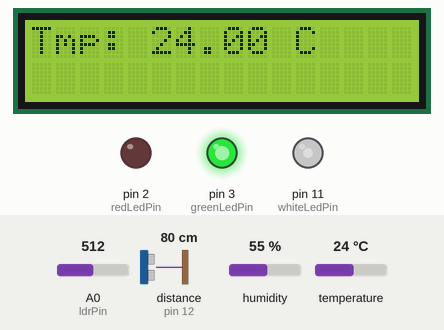
A sketch run on a simulated Arduino Uno, built with avr-gcc and run on an emulated ATmega328P. Shown: 16×2 character LCD, output pins drawn as LEDs (lit = HIGH). Wiring (inferred from the names in the program): ultrasonic range finder: trigger pin 13; echo pin 12. The test bench sets the inputs (shaded band); at power-on: distance to the obstacle (sensor on pin 12) 80 cm, A0 (ldrPin) = 512, temperature 24 °C, humidity 55 %. The echo pulse lasts 58.3 µs per cm; pins used as bus, display or sensor lines are not drawn; what the sketch prints to the serial monitor is not drawn.

Above: at 1.2 s.
1.3 s: distance to the obstacle (sensor on pin 12) set to 9 cm
7.5 s: distance to the obstacle (sensor on pin 12) set to 5 cm
At 7.8 s:
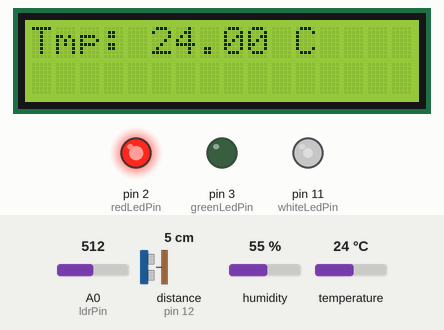
9.0 s: A0 (ldrPin) set to 992
At 11.2 s:
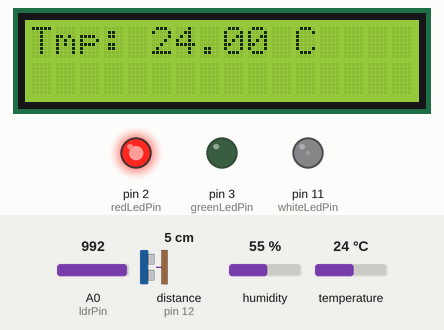
11.5 s: A0 (ldrPin) set to 30
At 13.7 s:
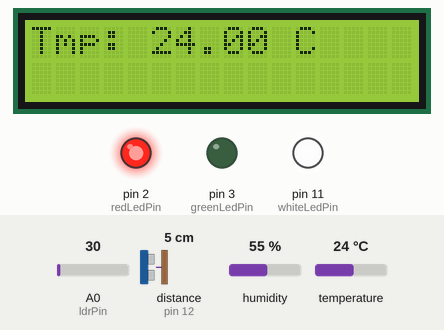
14.0 s: temperature set to 5 °C
At 15.8 s:
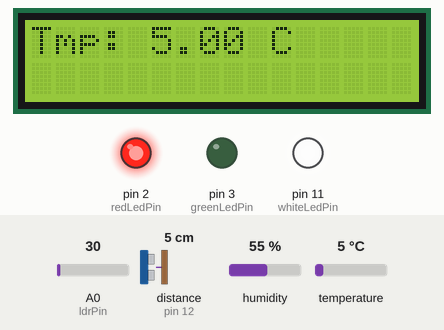
16.1 s: distance to the obstacle (sensor on pin 12) set to 120 cm
At 16.8 s:
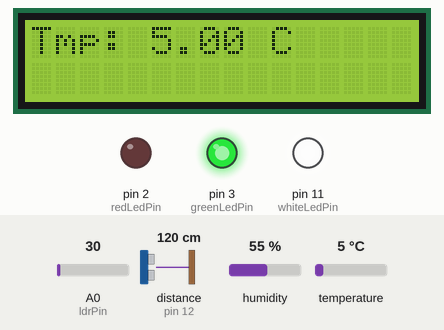
Timing chart, 0 to 19.1 s (numbered marks = the images above; inputs shaded):
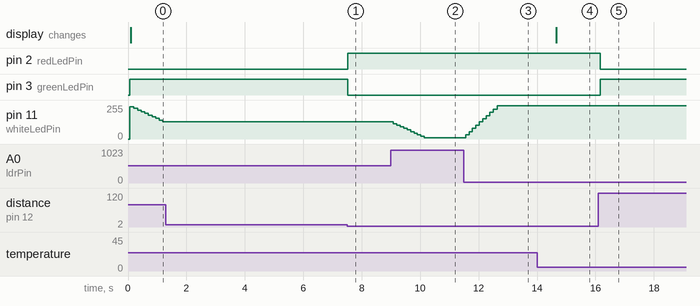

The sketch:

Arduino.ino
```cpp
// C++ code
//

// Sensor distancia ultrasónica: SDU
// Sensor de fotoresistencia: LDR
// Pantalla LCD: LCD
// Sensor temperatura: TMP
#include <LiquidCrystal.h>
#include <DHT.h>

//Leds

const int redLedPin = 2;
const int greenLedPin = 3;
const int whiteLedPin = 11;

// SDU
const int echoPin = 12;
const int triggerPin = 13;
unsigned long current_time = 0;
unsigned long previus_time = 0;
const long interval = 200;

// LDR
const int ldrPin = A0;
const int numReadings = 10; // Número de lecturas para promediar


//LCD
const int rs = 8, en = 9, d4 = 4, d5 = 5, d6 = 6, d7 = 7;
LiquidCrystal lcd(rs, en, d4, d5, d6, d7);
String temperatureString = "";

// TMP

int temp = 0;

#define DHT11_PIN 10
#define DHTTYPE DHT11

DHT dht(DHT11_PIN, DHTTYPE); // Initialize DHT sensor for normal 16mhz Arduino

int readings[numReadings]; // Matriz para almacenar las lecturas
int readIndex = 0; // Índice de la lectura actual
int total = 0; // Total de las lecturas
int average = 0; // Promedio de las lecturas

void setup()
{
  Serial.begin(9600);

  //LEDS
  pinMode(redLedPin, OUTPUT);
  pinMode(greenLedPin, OUTPUT);
  pinMode(whiteLedPin, OUTPUT);

  //SDU
  pinMode(echoPin, INPUT);
  pinMode(triggerPin, OUTPUT);

  // LDR
  pinMode(ldrPin, INPUT);
    // Inicializar la matriz de lecturas con 0
  for (int thisReading = 0; thisReading < numReadings; thisReading++) {
    readings[thisReading] = 0;
  }

  // Comenzamos el sensor DHT
  dht.begin();

  // Inicializar el LCD con el número de columnas y filas del LCD
  lcd.begin(16, 2);

}

void loop()
{
  // Generar un pulso corto en el pin del trigger para activar la medición
  triggerPulse();

  int distance = measureDistance(); // Medir distancia
  // Encender la luz roja si se detecta un objeto a menos de 6 cm, de lo contrario, encender la luz verde
  digitalWrite(redLedPin, distance < 6);
  digitalWrite(greenLedPin, distance >= 6);

  // Controlar la intensidad del LED blanco en función de la luz ambiente
  total = total - readings[readIndex]; // Restar la lectura más antigua del total
  readings[readIndex] = analogRead(ldrPin); // Leer el valor del sensor de luz
  total = total + readings[readIndex]; // Añadir la nueva lectura al total
  readIndex = (readIndex + 1) % numReadings; // Avanzar al siguiente índice de la lectura
  average = total / numReadings; // Calcular el promedio

  int brightness = map(average, 0, 1023, 255, 0); // Mapear el valor promedio a un rango de brillo (0-255)
  brightness = constrain(brightness, 0, 255); // Asegurarse de que el brillo esté en el rango correcto
  analogWrite(whiteLedPin, brightness); // Ajustar la intensidad del LED blanco

  // Debug: imprimir valores de luz y brillo
  Serial.print("Nivel de luz promedio: ");
  Serial.print(average);
  Serial.print(" -> Brillo: ");
  Serial.println(brightness);

  // Leemos la temperatura en grados centígrados (por defecto)
  float t = dht.readTemperature();

 // Comprobamos si ha habido algún error en la lectura
  if (isnan(t)) {
    Serial.println("Error obteniendo los datos del sensor DHT11");
    return;
  }

  Serial.print("Temperatura: ");
  Serial.print(t);
  Serial.print(" *C ");

  lcd.clear();
  lcd.setCursor(0, 0);

  lcd.print("Tmp: ");
  lcd.print(t);
  lcd.print(" C");

  delay(100);
}


void triggerPulse() {
  digitalWrite(triggerPin, LOW);
  delayMicroseconds(2);
  digitalWrite(triggerPin, HIGH);
  delayMicroseconds(10);
  digitalWrite(triggerPin, LOW);
}

int measureDistance() {
  int d = 0;
  triggerPulse(); // Generar pulso
  long duration = pulseIn(echoPin, HIGH); // Medir la duración del eco
  d = duration * 0.034 / 2;
  Serial.print("Distancia:");
  Serial.print(d);
  Serial.println();
  return d; // Convertir la duración a distancia en cm
}
```

Measured:
- the behaviour switches between 7 and 6 cm on distance to the obstacle (sensor on pin 12) (found by bisection; images 0 and 1)
- after the input at 1.3 s, every drawn part: stays the same
- after the input at 7.5 s, pin 2 (redLedPin): LOW → HIGH at once; pin 3 (greenLedPin): HIGH → LOW at once
- after the input at 9.0 s, pin 11 (whiteLedPin): moves from 128/255 to 8/255 over 1.1 s, starting after 0.08 s
- after the input at 11.5 s, pin 11 (whiteLedPin): moves from 8/255 to 248/255 over 1.1 s, starting after 0.06 s
- after the input at 14.0 s, the display: changes after 0.66 s (image 4)
- after the input at 16.1 s, pin 2 (redLedPin): HIGH → LOW after 0.06 s; pin 3 (greenLedPin): LOW → HIGH after 0.06 s
